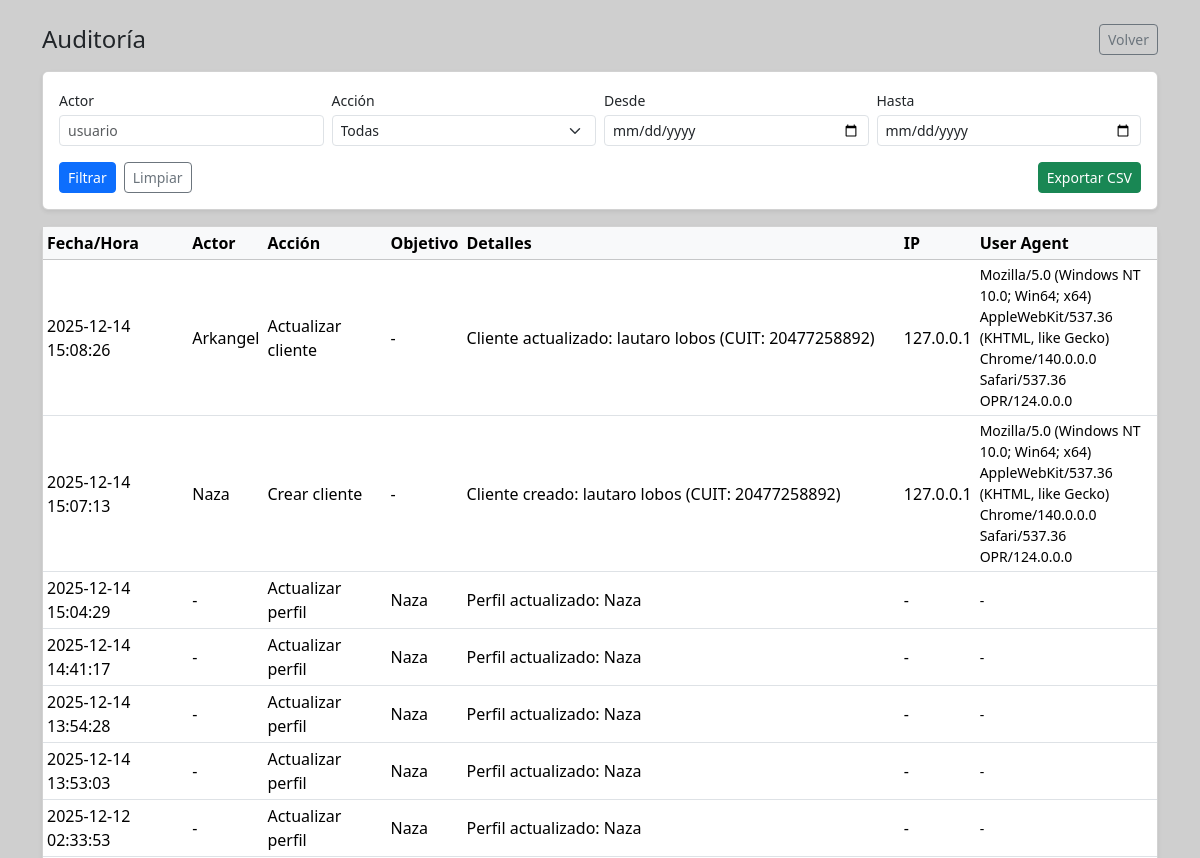
The page /audit/ (signed in, upper part) on the database as committed earlier.
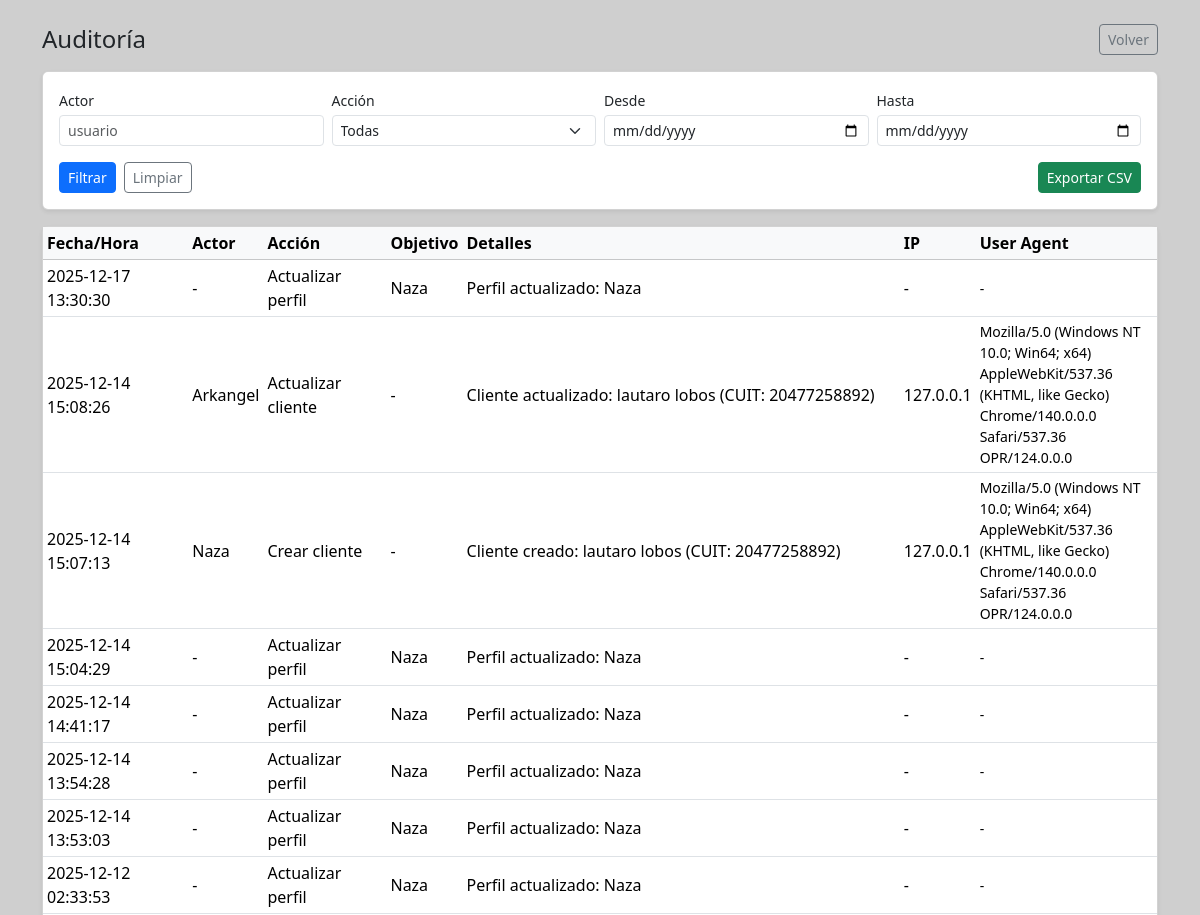
The same page on the database as committed later.
### apps/audit/models.py (models this page shows, shortened)
class AuditLog(models.Model):
    ACTION_CHOICES = [
        ('login', 'Login'),
        ('logout', 'Logout'),
        ('create_user', 'Crear usuario'),
        ('update_profile', 'Actualizar perfil'),
        ('change_password', 'Cambiar contraseña'),
        ('set_role', 'Cambiar rol'),
        ('delete_user', 'Eliminar usuario'),
        ('reset_password', 'Resetear contraseña'),
        ('create_client', 'Crear cliente'),
        ('update_client', 'Actualizar cliente'),
        ('delete_client', 'Eliminar cliente'),
    ]
    actor = models.ForeignKey(User, on_delete=models.SET_NULL, null=True, related_name='audit_logs')
    action = models.CharField(max_length=50, choices=ACTION_CHOICES)
    target_user = models.ForeignKey(User, on_delete=models.SET_NULL, null=True, blank=True, related_name='audit_targets')
    details = models.TextField(blank=True)
    ip_address = models.GenericIPAddressField(null=True, blank=True)
    user_agent = models.TextField(blank=True)
    timestamp = models.DateTimeField(auto_now_add=True, db_index=True)
    class Meta:
        verbose_name = "Audit Log"
        verbose_name_plural = "Audit Logs"
        ordering = ['-timestamp']
        indexes = [
            models.Index(fields=['actor', '-timestamp']),
            models.Index(fields=['action', '-timestamp']),
        ]

### apps/audit/views.py (the view)
# urls.py: path('', views.audit_log_list, name='audit_log_list'),
@login_required(login_url='login')
@user_passes_test(is_admin, login_url='landing')
def audit_log_list(request):
    actor_filter = request.GET.get('actor', '')
    action_filter = request.GET.get('action', '')
    date_from = request.GET.get('date_from', '')
    date_to = request.GET.get('date_to', '')
    logs = AuditLog.objects.all()
    if actor_filter:
        logs = logs.filter(actor__username__icontains=actor_filter)
    if action_filter:
        logs = logs.filter(action__icontains=action_filter)
    if date_from:
        logs = logs.filter(timestamp__gte=date_from)
    if date_to:
        logs = logs.filter(timestamp__lte=date_to)
    logs = logs.select_related('actor', 'target_user')[:500]
    context = {
        'logs': logs,
        'actor_filter': actor_filter,
        'action_filter': action_filter,
        'date_from': date_from,
        'date_to': date_to,
        'actions': AuditLog.ACTION_CHOICES,
    }
    return render(request, 'audit/audit_list.html', context)

### apps/audit/views.py (called while the page is built)
def is_admin(user):
    profile = getattr(user, 'profile', None)
    role = getattr(profile, 'role', UserProfile.ROLE_VENDOR) if profile else UserProfile.ROLE_VENDOR
    return user.is_superuser or role in (UserProfile.ROLE_ADMIN, UserProfile.ROLE_SUPERVISOR)

### templates/audit/audit_list.html (shortened to what this page needs)
{% load static %}
<!DOCTYPE html>
<html lang="es">
<head>
    <link rel="stylesheet" href="https://cdn.jsdelivr.net/npm/bootstrap@5.3.2/dist/css/bootstrap.min.css">
</head>
<body style="background-color: #cfcfcf;">
    <div class="container py-4">
        <div class="d-flex align-items-center justify-content-between mb-3">
            <h1 class="h4 mb-0">Auditoría</h1>
            <a class="btn btn-outline-secondary btn-sm" href="{% url 'landing' %}">Volver</a>
        </div>
        <form method="get" class="card card-body mb-3 shadow-sm">
            <div class="row g-2">
                <div class="col-md-3">
                    <label class="form-label small mb-1">Actor</label>
                    <input type="text" class="form-control form-control-sm" name="actor" value="{{ actor_filter }}"
                        placeholder="usuario">
                </div>
                <div class="col-md-3">
                    <label class="form-label small mb-1">Acción</label>
                    <select class="form-select form-select-sm" name="action">
                        <option value="">Todas</option>
                    </select>
                </div>
                <div class="col-md-3">
                    <label class="form-label small mb-1">Desde</label>
                    <input type="date" class="form-control form-control-sm" name="date_from" value="{{ date_from }}">
                </div>
                <div class="col-md-3">
                    <label class="form-label small mb-1">Hasta</label>
                    <input type="date" class="form-control form-control-sm" name="date_to" value="{{ date_to }}">
                </div>
            </div>
            <div class="mt-3 d-flex gap-2">
                <button type="submit" class="btn btn-primary btn-sm">Filtrar</button>
                <a class="btn btn-outline-secondary btn-sm" href="{% url 'audit_log_list' %}">Limpiar</a>
                <button type="submit" class="btn btn-success btn-sm ms-auto" formaction="{% url 'export_audit_csv' %}"
                    formmethod="get">Exportar CSV</button>
            </div>
        </form>
        <div class="card shadow-sm">
            <div class="card-body p-0">
                <div class="table-responsive">
                    <table class="table table-hover table-sm mb-0 align-middle">
                        <thead class="table-light">
                            <tr>
                                <th>Fecha/Hora</th>
                                <th>Actor</th>
                                <th>Acción</th>
                                <th>Objetivo</th>
                                <th>Detalles</th>
                                <th>IP</th>
                                <th>User Agent</th>
                            </tr>
                        </thead>
                        <tbody>
                            {% if logs %}
                            {% for log in logs %}
                            <tr>
                                <td>{{ log.timestamp|date:"Y-m-d H:i:s" }}</td>
                                <td>{{ log.actor.username|default:"-" }}</td>
                                <td>{{ log.get_action_display }}</td>
                                <td>{{ log.target_user.username|default:"-" }}</td>
                                <td class="text-break">{{ log.details|default:"-" }}</td>
                                <td>{{ log.ip_address|default:"-" }}</td>
                                <td class="text-break small" style="max-width: 220px;">{{ log.user_agent|default:"-" }}
                                </td>
                            </tr>
                            {% endfor %}
                            {% else %}
                            <tr>
                                <td colspan="7" class="text-center py-3 text-muted">No hay registros para los filtros
                                    seleccionados.</td>
                            </tr>
                            {% endif %}
                        </tbody>
                    </table>
                </div>
            </div>
        </div>
    </div>
</body>
</html>

Rows that differ between the two databases and show on the page:
added AuditLog: timestamp "2025-12-17 13:30:30", actor.username "-", action "Actualizar perfil", target_user.username "Naza", details "Perfil actualizado: Naza", ip_address "-", user_agent "-"
